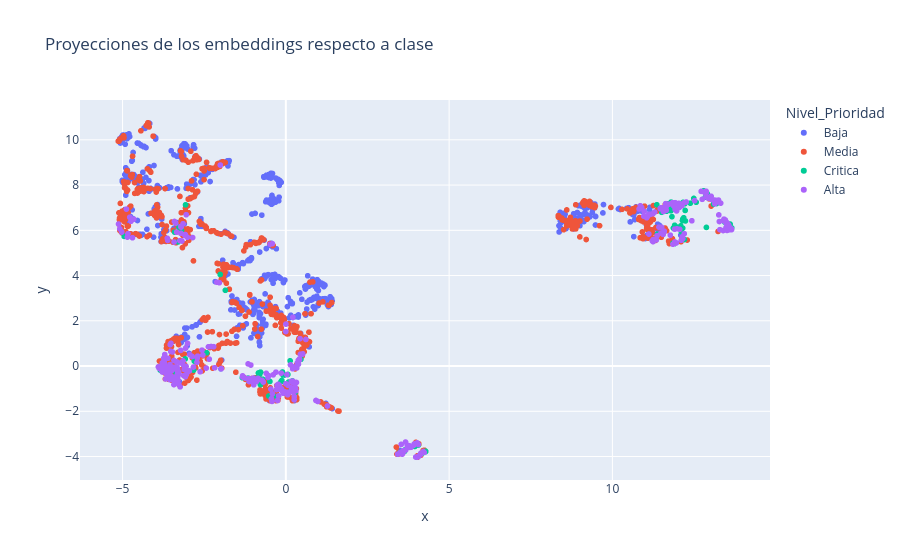

This figure's notebook cell:
### Code cell
import textwrap


def wrap_text(text, width=40):
    return "<br>".join(textwrap.wrap(text, width=width))


df_tickets["Contenido_Ticket_Wrapped"] = df_tickets["Contenido_Ticket"].apply(lambda x: wrap_text(x, 80))

fig_proj = px.scatter(
    df_tickets,
    x="x",
    y="y",
    color="Nivel_Prioridad",
    title="Proyecciones de los embeddings respecto a clase",
    hover_data=[
        "Canal_Ticket",
        "N_Caracteres_Ticket",
        "Categoría_Problema",
        "Usuario-Tipo_de_Cuenta",
        "Usuario-Antiguedad_Cuenta_Dias",
        "Contenido_Ticket_Wrapped",
    ],
)
fig_proj.show()

### Figure 1 — Plotly figure (JSON) as saved in the notebook; plotly's stock layout.template omitted (floating-point values rounded to 4 significant figures; data arrays with more than 128 entries replaced by an {"elided": "..."} marker saying what was removed)
{"data": [{"customdata": {"elided": "723x6 mixed values"}, "hovertemplate": "Nivel_Prioridad=Baja<br>x=%{x}<br>y=%{y}<br>Canal_Ticket=%{customdata[0]}<br>N_Caracteres_Ticket=%{customdata[1]}<br>Categoría_Problema=%{customdata[2]}<br>Usuario-Tipo_de_Cuenta=%{customdata[3]}<br>Usuario-Antiguedad_Cuenta_Dias=%{customdata[4]}<br>Contenido_Ticket_Wrapped=%{customdata[5]}<extra></extra>", "legendgroup": "Baja", "marker": {"color": "#636efa", "symbol": "circle"}, "mode": "markers", "name": "Baja", "showlegend": true, "type": "scattergl", "x": {"elided": "723 float values"}, "xaxis": "x", "y": {"elided": "723 float values"}, "yaxis": "y"}, {"customdata": {"elided": "789x6 mixed values"}, "hovertemplate": "Nivel_Prioridad=Media<br>x=%{x}<br>y=%{y}<br>Canal_Ticket=%{customdata[0]}<br>N_Caracteres_Ticket=%{customdata[1]}<br>Categoría_Problema=%{customdata[2]}<br>Usuario-Tipo_de_Cuenta=%{customdata[3]}<br>Usuario-Antiguedad_Cuenta_Dias=%{customdata[4]}<br>Contenido_Ticket_Wrapped=%{customdata[5]}<extra></extra>", "legendgroup": "Media", "marker": {"color": "#EF553B", "symbol": "circle"}, "mode": "markers", "name": "Media", "showlegend": true, "type": "scattergl", "x": {"elided": "789 float values"}, "xaxis": "x", "y": {"elided": "789 float values"}, "yaxis": "y"}, {"customdata": {"elided": "138x6 mixed values"}, "hovertemplate": "Nivel_Prioridad=Critica<br>x=%{x}<br>y=%{y}<br>Canal_Ticket=%{customdata[0]}<br>N_Caracteres_Ticket=%{customdata[1]}<br>Categoría_Problema=%{customdata[2]}<br>Usuario-Tipo_de_Cuenta=%{customdata[3]}<br>Usuario-Antiguedad_Cuenta_Dias=%{customdata[4]}<br>Contenido_Ticket_Wrapped=%{customdata[5]}<extra></extra>", "legendgroup": "Critica", "marker": {"color": "#00cc96", "symbol": "circle"}, "mode": "markers", "name": "Critica", "showlegend": true, "type": "scattergl", "x": {"elided": "138 float values"}, "xaxis": "x", "y": {"elided": "138 float values"}, "yaxis": "y"}, {"customdata": {"elided": "350x6 mixed values"}, "hovertemplate": "Nivel_Prioridad=Alta<br>x=%{x}<br>y=%{y}<br>Canal_Ticket=%{customdata[0]}<br>N_Caracteres_Ticket=%{customdata[1]}<br>Categoría_Problema=%{customdata[2]}<br>Usuario-Tipo_de_Cuenta=%{customdata[3]}<br>Usuario-Antiguedad_Cuenta_Dias=%{customdata[4]}<br>Contenido_Ticket_Wrapped=%{customdata[5]}<extra></extra>", "legendgroup": "Alta", "marker": {"color": "#ab63fa", "symbol": "circle"}, "mode": "markers", "name": "Alta", "showlegend": true, "type": "scattergl", "x": {"elided": "350 float values"}, "xaxis": "x", "y": {"elided": "350 float values"}, "yaxis": "y"}], "layout": {"legend": {"title": {"text": "Nivel_Prioridad"}, "tracegroupgap": 0}, "title": {"text": "Proyecciones de los embeddings respecto a clase"}, "xaxis": {"anchor": "y", "domain": [0, 1], "title": {"text": "x"}}, "yaxis": {"anchor": "x", "domain": [0, 1], "title": {"text": "y"}}}}
